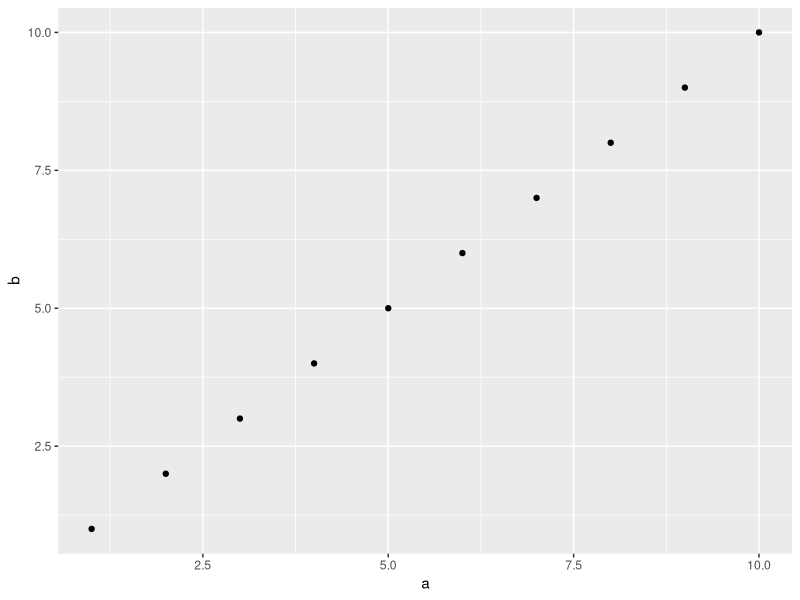

Reproduce this figure in R.
## ---- chunk 1
library(tidyverse)
a<-tibble(a=1:10,b=1:10)
a
## ---- chunk 2
ggplot(a,aes(a,b))+geom_point()

